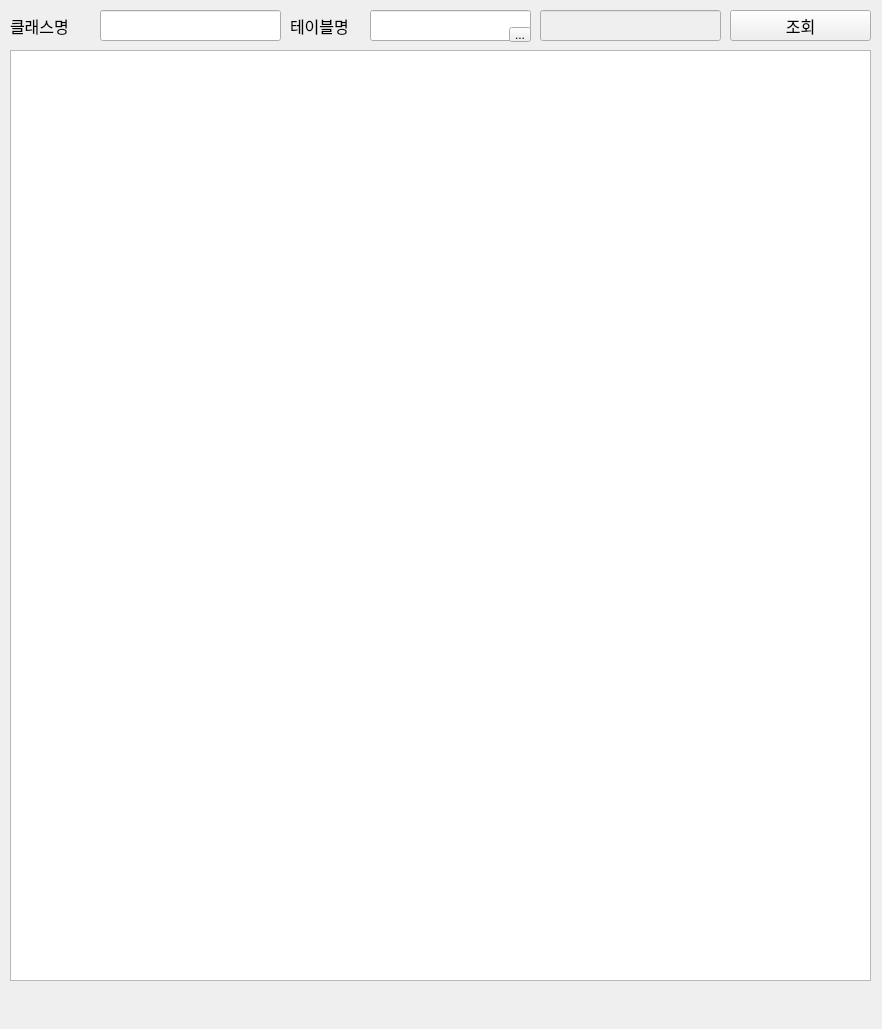
<?xml version="1.0" encoding="UTF-8"?>
<ui version="4.0">
 <class>Form</class>
 <widget class="QWidget" name="Form">
  <property name="geometry">
   <rect>
    <x>0</x>
    <y>0</y>
    <width>882</width>
    <height>1029</height>
   </rect>
  </property>
  <property name="windowTitle">
   <string>Form</string>
  </property>
  <widget class="QLabel" name="labelClass">
   <property name="geometry">
    <rect>
     <x>10</x>
     <y>10</y>
     <width>81</width>
     <height>31</height>
    </rect>
   </property>
   <property name="font">
    <font>
     <family>한컴산뜻돋움</family>
     <pointsize>12</pointsize>
    </font>
   </property>
   <property name="text">
    <string>클래스명</string>
   </property>
  </widget>
  <widget class="QLineEdit" name="edt_class">
   <property name="geometry">
    <rect>
     <x>100</x>
     <y>10</y>
     <width>181</width>
     <height>31</height>
    </rect>
   </property>
   <property name="font">
    <font>
     <family>한컴산뜻돋움</family>
     <pointsize>12</pointsize>
    </font>
   </property>
  </widget>
  <widget class="QLabel" name="labelTable">
   <property name="geometry">
    <rect>
     <x>290</x>
     <y>10</y>
     <width>81</width>
     <height>31</height>
    </rect>
   </property>
   <property name="font">
    <font>
     <family>한컴산뜻돋움</family>
     <pointsize>12</pointsize>
    </font>
   </property>
   <property name="text">
    <string>테이블명</string>
   </property>
  </widget>
  <widget class="QLineEdit" name="edt_table">
   <property name="geometry">
    <rect>
     <x>370</x>
     <y>10</y>
     <width>161</width>
     <height>31</height>
    </rect>
   </property>
   <property name="font">
    <font>
     <family>한컴산뜻돋움</family>
     <pointsize>12</pointsize>
    </font>
   </property>
  </widget>
  <widget class="QTextEdit" name="textEditClass">
   <property name="geometry">
    <rect>
     <x>10</x>
     <y>50</y>
     <width>861</width>
     <height>931</height>
    </rect>
   </property>
   <property name="font">
    <font>
     <family>한컴산뜻돋움</family>
    </font>
   </property>
  </widget>
  <widget class="QPushButton" name="btn_search">
   <property name="geometry">
    <rect>
     <x>730</x>
     <y>10</y>
     <width>141</width>
     <height>31</height>
    </rect>
   </property>
   <property name="font">
    <font>
     <family>한컴산뜻돋움</family>
     <pointsize>12</pointsize>
    </font>
   </property>
   <property name="text">
    <string>조회</string>
   </property>
  </widget>
  <widget class="QToolButton" name="tbTable">
   <property name="geometry">
    <rect>
     <x>509</x>
     <y>27</y>
     <width>22</width>
     <height>15</height>
    </rect>
   </property>
   <property name="text">
    <string>...</string>
   </property>
  </widget>
  <widget class="QLineEdit" name="edt_table_nm">
   <property name="enabled">
    <bool>false</bool>
   </property>
   <property name="geometry">
    <rect>
     <x>540</x>
     <y>10</y>
     <width>181</width>
     <height>31</height>
    </rect>
   </property>
   <property name="font">
    <font>
     <family>한컴산뜻돋움</family>
     <pointsize>12</pointsize>
    </font>
   </property>
  </widget>
 </widget>
 <resources/>
 <connections/>
</ui>
